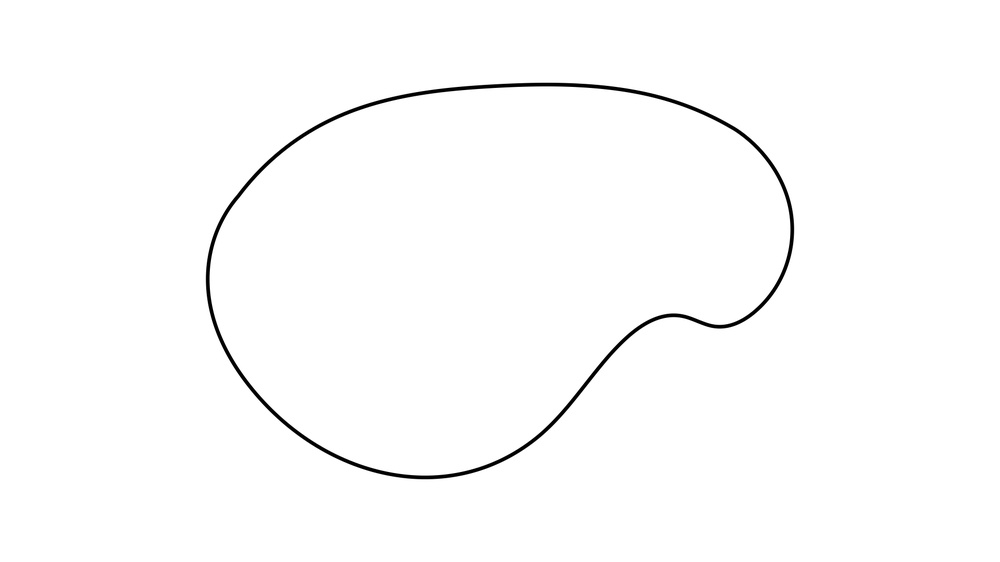
#> input picture MonteCarlo.jpeg, 1000 x 562 px, shrunk from 1920 x 1080 before the run
$ python tessalation2.py
#> lines starting #> are read from the running program, lines starting #| are printed output that depends on the picture
from PIL import Image
import numpy as np
import matplotlib.pyplot as plt
from matplotlib.path import Path
from scipy.spatial import Delaunay, ConvexHull
from sklearn.cluster import KMeans

def extract_evenly_spaced_black_points(image_path, num_points=100, threshold=10):
    image = Image.open(image_path)
    bw_image = image.convert('L')
    image_array = np.array(bw_image)
    black_points_indices = np.where(image_array < threshold)
    black_points_list = list(zip(black_points_indices[1], black_points_indices[0]))
    black_points_array = np.array(black_points_list)
    kmeans = KMeans(n_clusters=num_points, random_state=0).fit(black_points_array)
    evenly_spaced_points = kmeans.cluster_centers_
    evenly_spaced_points_int = [tuple(map(int, point)) for point in evenly_spaced_points]
    return evenly_spaced_points_int

def is_inside_boundary(points, boundary_points):
    hull = ConvexHull(boundary_points)
    hull_path = Path(boundary_points[hull.vertices])
    return hull_path.contains_points(points)

def add_internal_points_and_triangulate(boundary_points, num_internal_points=50):
    min_x, max_x = np.min(boundary_points[:, 0]), np.max(boundary_points[:, 0])
    min_y, max_y = np.min(boundary_points[:, 1]), np.max(boundary_points[:, 1])
    np.random.seed(0)
    internal_points = np.random.rand(num_internal_points, 2)
    internal_points[:, 0] = internal_points[:, 0] * (max_x - min_x) + min_x
    internal_points[:, 1] = internal_points[:, 1] * (max_y - min_y) + min_y
    internal_points_inside = internal_points[is_inside_boundary(internal_points, boundary_points)]
    all_points = np.vstack((boundary_points, internal_points_inside))
    tri = Delaunay(all_points)
    return all_points, tri.simplices

def plot_triangulation(all_points, simplices):
    plt.triplot(all_points[:, 0], all_points[:, 1], simplices)
    plt.plot(all_points[:, 0], all_points[:, 1], 'o')
    plt.axis('equal')  # Adjust the axis to equal scale for a better view of the mesh
    plt.show()

# Main execution flow for mesh generation
def generate_mesh(image_path, num_boundary_points=100, num_internal_points=50, threshold=10):
    boundary_points = extract_evenly_spaced_black_points(image_path, num_boundary_points, threshold)
#> in extract_evenly_spaced_black_points, image is the input picture: PIL image 1000x562 RGB; min 0, max 255, mean 252.4
#> in extract_evenly_spaced_black_points, `black_points_indices = np.where(image_array < threshold)`: black_points_indices = 3929 positions, rows 83 to 478, columns 207 to 792
#> in extract_evenly_spaced_black_points, `black_points_list = list(zip(black_points_indices[1], black_points_ind..`: black_points_list = 3929 pairs, first value 207 to 792, second value 83 to 478
#> in extract_evenly_spaced_black_points, `black_points_array = np.array(black_points_list)`: black_points_array has the same summary as black_points_list
#> in extract_evenly_spaced_black_points, `evenly_spaced_points = kmeans.cluster_centers_`: evenly_spaced_points = 100 pairs, first value 207.6 to 791.5, second value 84.04 to 476.9
#> in extract_evenly_spaced_black_points, `evenly_spaced_points_int = [tuple(map(int, point)) for point in evenly..`: evenly_spaced_points_int = 100 pairs, first value 207 to 791, second value 84 to 476
#> boundary_points has the same summary as evenly_spaced_points_int in extract_evenly_spaced_black_points
    boundary_points_array = np.array(boundary_points)
#> boundary_points_array has the same summary as evenly_spaced_points_int in extract_evenly_spaced_black_points
    all_points, triangles = add_internal_points_and_triangulate(boundary_points_array, num_internal_points)
#> in add_internal_points_and_triangulate, `min_x, max_x = np.min(boundary_points[:, 0]), np.max(boundary_points[:..`: min_x = 207; max_x = 791
#> in add_internal_points_and_triangulate, `min_y, max_y = np.min(boundary_points[:, 1]), np.max(boundary_points[:..`: min_y = 84; max_y = 476
#> in add_internal_points_and_triangulate, `internal_points_inside = internal_points[is_inside_boundary(internal_p..`: internal_points_inside = 38 pairs, first value 218 to 777.3, second value 91.88 to 433.6
#> in add_internal_points_and_triangulate, `all_points = np.vstack((boundary_points, internal_points_inside))`: all_points = 138 pairs, first value 207 to 791, second value 84 to 476
#> triangles = 196 rows, first 8: [75, 103, 45], [103, 75, 18], [71, 107, 35], [111, 107, 131], [107, 135, 131], [88, 109, 37], [64, 109, 61], [135, 109, 95]
    plot_triangulation(all_points, triangles)
#> in plot_triangulation, `plt.show()`:
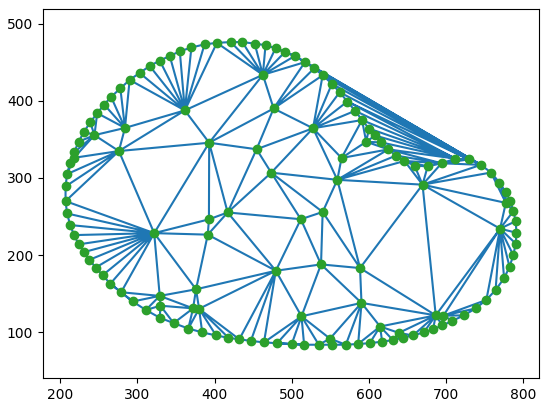
#> figure drawn by matplotlib, 1 panel

# Replace 'path_to_image.jpeg' with the path to your actual image file.
image_path = 'MonteCarlo.jpeg'
generate_mesh(image_path)
